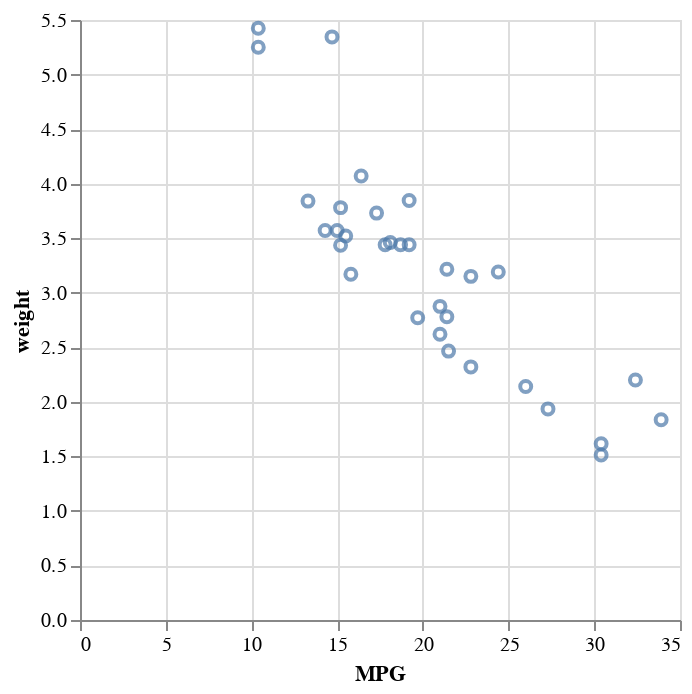

Notebook code cell kept with this figure:
### Markdown cell above
All these versions will produce the same visualization. The longest form has extra arguments that we will later use to have finer control of the look and feel or the transformations on the data. But you may see all these variants out in the wild.

Last step: let's make this a true scatter plot with 2 dimensions. We will use the weight for the Y-axis.

### Code cell
# 1.8  Visualize MPG and weight on a scatter plot

alt.Chart(mtcars).mark_point().encode(
    x='MPG',
    y='weight'
)

# Debugging - If you get an error message and python doesn't give you enough information on what the error is,click on ...  and 'open in Vega editor' to see more information.

### Figure 1 — Vega-Lite specification as saved in the notebook (floating-point values rounded to 4 significant figures)
{"config": {"view": {"continuousWidth": 300, "continuousHeight": 300}}, "data": {"name": "data-a4c85d0c7c83a07683be57f0abc670da"}, "mark": {"type": "point"}, "encoding": {"x": {"field": "MPG", "type": "quantitative"}, "y": {"field": "weight", "type": "quantitative"}}, "$schema": "https://vega.github.io/schema/vega-lite/v5.20.1.json", "datasets": {"data-a4c85d0c7c83a07683be57f0abc670da": [{"model": "Mazda RX4", "MPG": 21.0, "cylinders": 6, "displacement": 160.0, "HP": 110, "rear_axle_ratio": 3.9, "weight": 2.62, "qsec": 16.46, "vs": 0, "transmission": 1, "gears": 4, "carb": 4}, {"model": "Mazda RX4 Wag", "MPG": 21.0, "cylinders": 6, "displacement": 160.0, "HP": 110, "rear_axle_ratio": 3.9, "weight": 2.875, "qsec": 17.02, "vs": 0, "transmission": 1, "gears": 4, "carb": 4}, {"model": "Datsun 710", "MPG": 22.8, "cylinders": 4, "displacement": 108.0, "HP": 93, "rear_axle_ratio": 3.85, "weight": 2.32, "qsec": 18.61, "vs": 1, "transmission": 1, "gears": 4, "carb": 1}, {"model": "Hornet 4 Drive", "MPG": 21.4, "cylinders": 6, "displacement": 258.0, "HP": 110, "rear_axle_ratio": 3.08, "weight": 3.215, "qsec": 19.44, "vs": 1, "transmission": 0, "gears": 3, "carb": 1}, {"model": "Hornet Sportabout", "MPG": 18.7, "cylinders": 8, "displacement": 360.0, "HP": 175, "rear_axle_ratio": 3.15, "weight": 3.44, "qsec": 17.02, "vs": 0, "transmission": 0, "gears": 3, "carb": 2}, {"model": "Valiant", "MPG": 18.1, "cylinders": 6, "displacement": 225.0, "HP": 105, "rear_axle_ratio": 2.76, "weight": 3.46, "qsec": 20.22, "vs": 1, "transmission": 0, "gears": 3, "carb": 1}, {"model": "Duster 360", "MPG": 14.3, "cylinders": 8, "displacement": 360.0, "HP": 245, "rear_axle_ratio": 3.21, "weight": 3.57, "qsec": 15.84, "vs": 0, "transmission": 0, "gears": 3, "carb": 4}, {"model": "Merc 240D", "MPG": 24.4, "cylinders": 4, "displacement": 146.7, "HP": 62, "rear_axle_ratio": 3.69, "weight": 3.19, "qsec": 20.0, "vs": 1, "transmission": 0, "gears": 4, "carb": 2}, {"model": "Merc 230", "MPG": 22.8, "cylinders": 4, "displacement": 140.8, "HP": 95, "rear_axle_ratio": 3.92, "weight": 3.15, "qsec": 22.9, "vs": 1, "transmission": 0, "gears": 4, "carb": 2}, {"model": "Merc 280", "MPG": 19.2, "cylinders": 6, "displacement": 167.6, "HP": 123, "rear_axle_ratio": 3.92, "weight": 3.44, "qsec": 18.3, "vs": 1, "transmission": 0, "gears": 4, "carb": 4}, {"model": "Merc 280C", "MPG": 17.8, "cylinders": 6, "displacement": 167.6, "HP": 123, "rear_axle_ratio": 3.92, "weight": 3.44, "qsec": 18.9, "vs": 1, "transmission": 0, "gears": 4, "carb": 4}, {"model": "Merc 450SE", "MPG": 16.4, "cylinders": 8, "displacement": 275.8, "HP": 180, "rear_axle_ratio": 3.07, "weight": 4.07, "qsec": 17.4, "vs": 0, "transmission": 0, "gears": 3, "carb": 3}, {"model": "Merc 450SL", "MPG": 17.3, "cylinders": 8, "displacement": 275.8, "HP": 180, "rear_axle_ratio": 3.07, "weight": 3.73, "qsec": 17.6, "vs": 0, "transmission": 0, "gears": 3, "carb": 3}, {"model": "Merc 450SLC", "MPG": 15.2, "cylinders": 8, "displacement": 275.8, "HP": 180, "rear_axle_ratio": 3.07, "weight": 3.78, "qsec": 18.0, "vs": 0, "transmission": 0, "gears": 3, "carb": 3}, {"model": "Cadillac Fleetwood", "MPG": 10.4, "cylinders": 8, "displacement": 472.0, "HP": 205, "rear_axle_ratio": 2.93, "weight": 5.25, "qsec": 17.98, "vs": 0, "transmission": 0, "gears": 3, "carb": 4}, {"model": "Lincoln Continental", "MPG": 10.4, "cylinders": 8, "displacement": 460.0, "HP": 215, "rear_axle_ratio": 3.0, "weight": 5.424, "qsec": 17.82, "vs": 0, "transmission": 0, "gears": 3, "carb": 4}, {"model": "Chrysler Imperial", "MPG": 14.7, "cylinders": 8, "displacement": 440.0, "HP": 230, "rear_axle_ratio": 3.23, "weight": 5.345, "qsec": 17.42, "vs": 0, "transmission": 0, "gears": 3, "carb": 4}, {"model": "Fiat 128", "MPG": 32.4, "cylinders": 4, "displacement": 78.7, "HP": 66, "rear_axle_ratio": 4.08, "weight": 2.2, "qsec": 19.47, "vs": 1, "transmission": 1, "gears": 4, "carb": 1}, {"model": "Honda Civic", "MPG": 30.4, "cylinders": 4, "displacement": 75.7, "HP": 52, "rear_axle_ratio": 4.93, "weight": 1.615, "qsec": 18.52, "vs": 1, "transmission": 1, "gears": 4, "carb": 2}, {"model": "Toyota Corolla", "MPG": 33.9, "cylinders": 4, "displacement": 71.1, "HP": 65, "rear_axle_ratio": 4.22, "weight": 1.835, "qsec": 19.9, "vs": 1, "transmission": 1, "gears": 4, "carb": 1}, {"model": "Toyota Corona", "MPG": 21.5, "cylinders": 4, "displacement": 120.1, "HP": 97, "rear_axle_ratio": 3.7, "weight": 2.465, "qsec": 20.01, "vs": 1, "transmission": 0, "gears": 3, "carb": 1}, {"model": "Dodge Challenger", "MPG": 15.5, "cylinders": 8, "displacement": 318.0, "HP": 150, "rear_axle_ratio": 2.76, "weight": 3.52, "qsec": 16.87, "vs": 0, "transmission": 0, "gears": 3, "carb": 2}, {"model": "AMC Javelin", "MPG": 15.2, "cylinders": 8, "displacement": 304.0, "HP": 150, "rear_axle_ratio": 3.15, "weight": 3.435, "qsec": 17.3, "vs": 0, "transmission": 0, "gears": 3, "carb": 2}, {"model": "Camaro Z28", "MPG": 13.3, "cylinders": 8, "displacement": 350.0, "HP": 245, "rear_axle_ratio": 3.73, "weight": 3.84, "qsec": 15.41, "vs": 0, "transmission": 0, "gears": 3, "carb": 4}, {"model": "Pontiac Firebird", "MPG": 19.2, "cylinders": 8, "displacement": 400.0, "HP": 175, "rear_axle_ratio": 3.08, "weight": 3.845, "qsec": 17.05, "vs": 0, "transmission": 0, "gears": 3, "carb": 2}, {"model": "Fiat X1-9", "MPG": 27.3, "cylinders": 4, "displacement": 79.0, "HP": 66, "rear_axle_ratio": 4.08, "weight": 1.935, "qsec": 18.9, "vs": 1, "transmission": 1, "gears": 4, "carb": 1}, {"model": "Porsche 914-2", "MPG": 26.0, "cylinders": 4, "displacement": 120.3, "HP": 91, "rear_axle_ratio": 4.43, "weight": 2.14, "qsec": 16.7, "vs": 0, "transmission": 1, "gears": 5, "carb": 2}, {"model": "Lotus Europa", "MPG": 30.4, "cylinders": 4, "displacement": 95.1, "HP": 113, "rear_axle_ratio": 3.77, "weight": 1.513, "qsec": 16.9, "vs": 1, "transmission": 1, "gears": 5, "carb": 2}, {"model": "Ford Pantera L", "MPG": 15.8, "cylinders": 8, "displacement": 351.0, "HP": 264, "rear_axle_ratio": 4.22, "weight": 3.17, "qsec": 14.5, "vs": 0, "transmission": 1, "gears": 5, "carb": 4}, {"model": "Ferrari Dino", "MPG": 19.7, "cylinders": 6, "displacement": 145.0, "HP": 175, "rear_axle_ratio": 3.62, "weight": 2.77, "qsec": 15.5, "vs": 0, "transmission": 1, "gears": 5, "carb": 6}, {"model": "Maserati Bora", "MPG": 15.0, "cylinders": 8, "displacement": 301.0, "HP": 335, "rear_axle_ratio": 3.54, "weight": 3.57, "qsec": 14.6, "vs": 0, "transmission": 1, "gears": 5, "carb": 8}, {"model": "Volvo 142E", "MPG": 21.4, "cylinders": 4, "displacement": 121.0, "HP": 109, "rear_axle_ratio": 4.11, "weight": 2.78, "qsec": 18.6, "vs": 1, "transmission": 1, "gears": 4, "carb": 2}]}}
